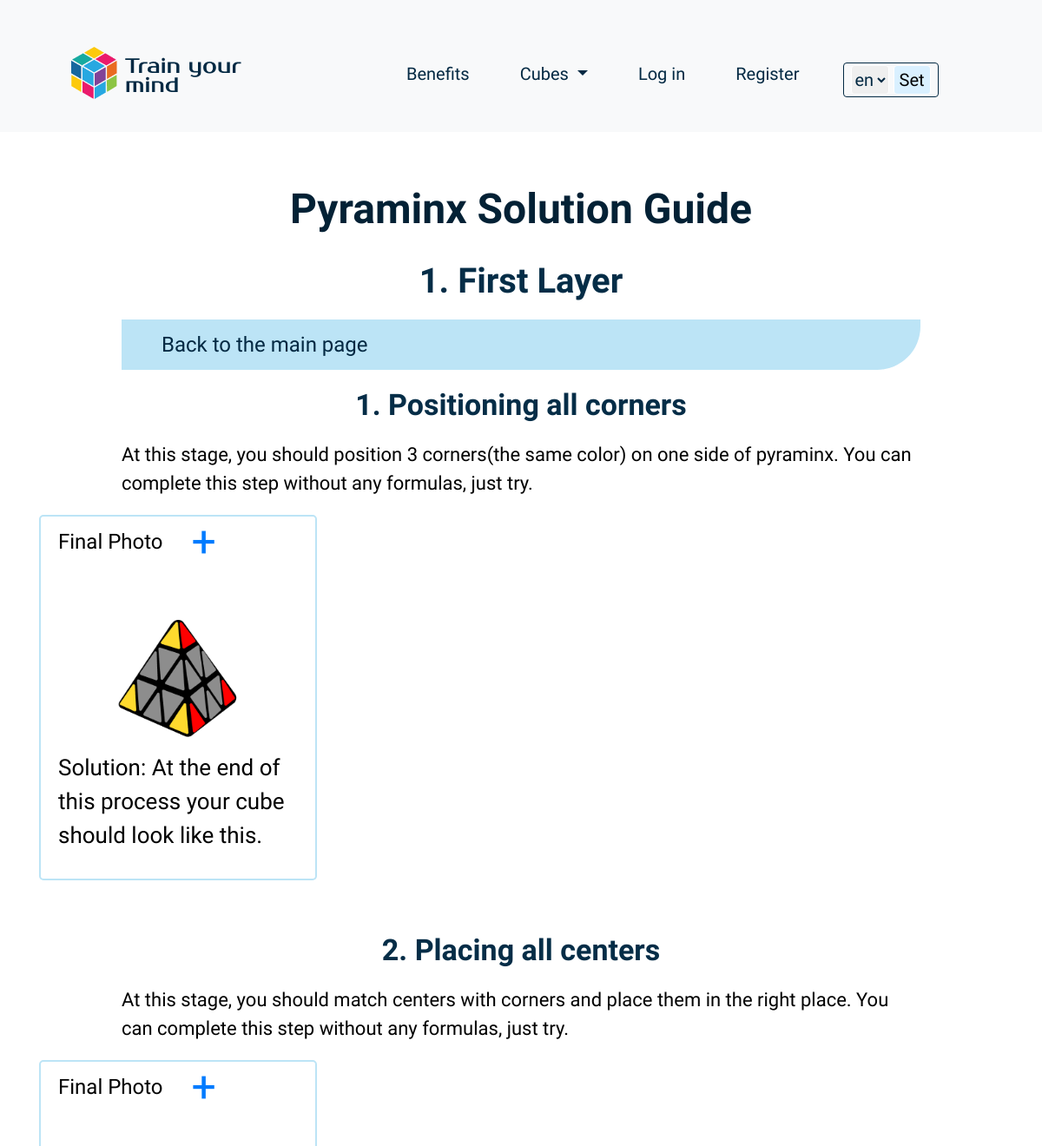
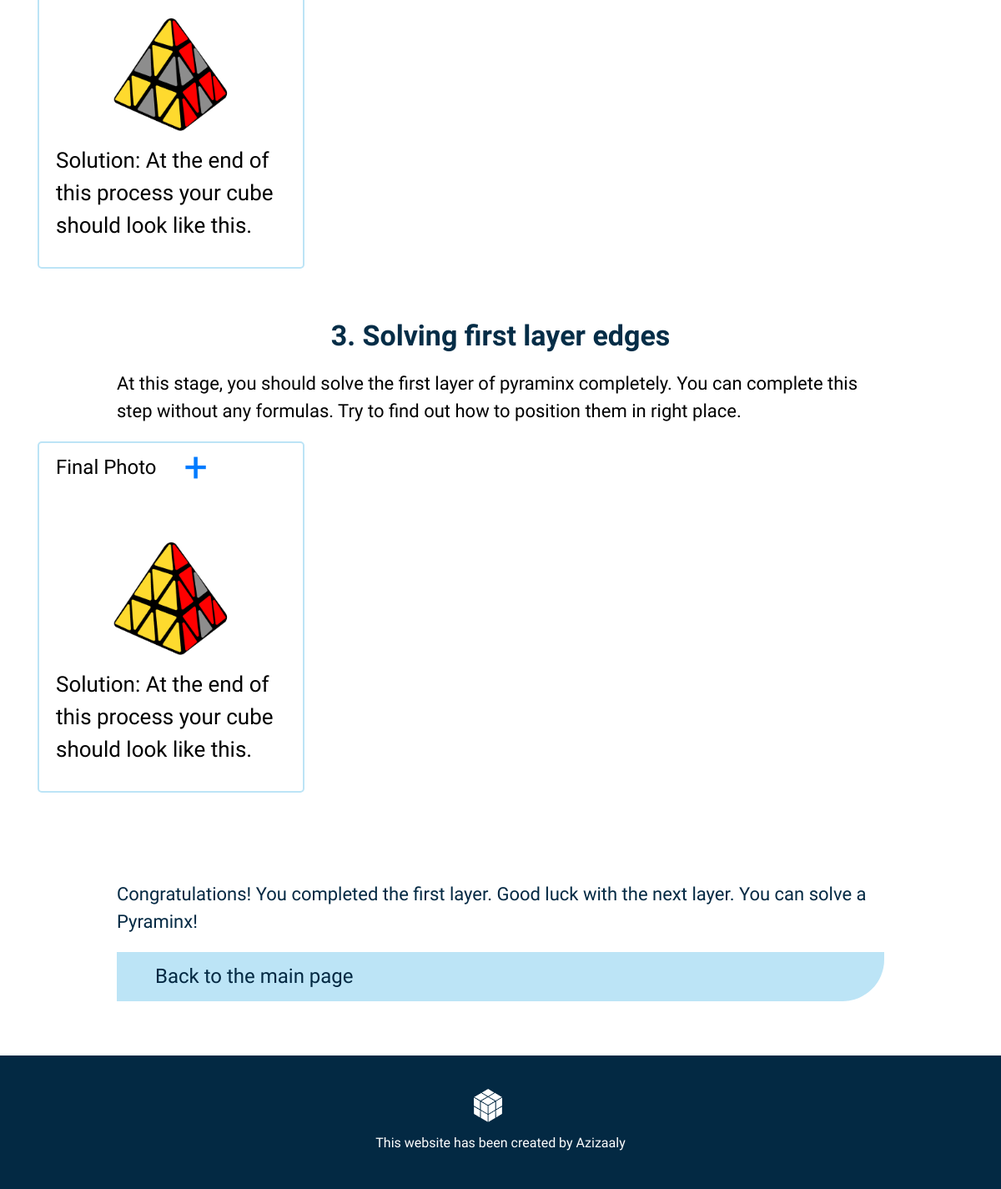
The app's page /step/5/ with its own data (2 pictures, top to bottom).
### cubic/models.py (models this page shows, shortened)
class Cubes(models.Model):
    name_en = models.CharField(max_length=100)
    text_en = models.TextField(null=True, blank=True)
    congra_text_en = models.TextField(null=True, blank=True)
    name_uz = models.CharField(max_length=100)
    text_uz = models.TextField(null=True, blank=True)
    congra_text_uz = models.TextField(null=True, blank=True)

class Steps(models.Model):
    cube = models.ForeignKey(Cubes, related_name="steps", on_delete=models.CASCADE)
    step_name_en = models.CharField(max_length=100)
    congra_text_en = models.TextField(null=True, blank=True)
    step_name_uz = models.CharField(max_length=100)
    congra_text_uz = models.TextField(null=True, blank=True)

class StepsStep(models.Model):
    main_step = models.ForeignKey(Steps, related_name="step", on_delete=models.CASCADE)
    step_name_en = models.CharField(max_length=100)
    extra_text_en = models.TextField(null=True, blank=True)
    step_name_uz = models.CharField(max_length=100)
    extra_text_uz = models.TextField(null=True, blank=True)

class Card(models.Model):
    step = models.ForeignKey(StepsStep, related_name="cards", on_delete=models.CASCADE)
    img = models.ImageField(upload_to='cubes/solution')
    solution = models.CharField(max_length=100)
    saved = models.ManyToManyField(User, related_name="saved_solution_card", blank=True)
    name_en = models.CharField(max_length=100)
    extra_text_en = models.TextField(null=True, blank=True)
    name_uz = models.CharField(max_length=100)
    extra_text_uz = models.TextField(null=True, blank=True)
    solution_uz = models.CharField(max_length=100, null=True, blank=True)

### cubic/views.py (the view)
# urls.py: path("step/<int:pk>/", views.StepDetailView.as_view(), name="step-detail"),
class StepDetailView(DetailView):
    model = Steps
    template_name = "cubic/step.html"
    context_object_name = "step"
    def get_context_data(self, *args, **kwargs):
        context = super(StepDetailView, self).get_context_data(*args, **kwargs)
        step = get_object_or_404(Steps, id=self.kwargs['pk'])
        cube = step.cube
        cubes = Cubes.objects.all()
        cards = Card.objects.all()
        saved_cards = []
        for item in cards:
            if item.saved.filter(id=self.request.user.id).exists():
                    saved_cards.append(item)
        context['saved_cards'] = saved_cards
        context["cubes"] = cubes
        context["cube"] = cube
        return context

### cubic/templates/cubic/step.html (shortened to what this page needs)
{% extends "cubic/layout.html" %}
{% load i18n %}
{% load static %}
{% block body %}
<header class="header">
    <div class="container">
        <div class="row">
            <div class="col-lg-12">
                <div class="process">
                    <h1>
                        {% get_current_language as LANGUAGE_CODE %}
                        {% if LANGUAGE_CODE == 'uz' %}
                            {{cube.name_uz}} bo`yicha qo`llanma
                        {% else %}
                            {{cube.name_en}} Solution Guide
                        {% endif %}
                    </h1>
                    <h2 class="step_name">
                        {% if LANGUAGE_CODE == 'uz' %}
                            {{step.step_name_uz}}
                        {% else %}
                            {{step.step_name_en}}
                        {% endif %}
                    </h2>
                </div>
            </div>
        </div>
        <div class="row">
            <div class="col-lg-10 m-auto">
                <a class="step-title" href="{% url 'cube-detail' cube.id %}">
                    <div class="step__box d-flex">
                        <h4 class="step__box__name">
                            {% if LANGUAGE_CODE == 'uz' %}
                                Asosiy sahifaga
                            {% else %}
                                Back to the main page
                            {% endif %}
                        </h4>
                    </div>
                </a>
            </div>
        </div>
    </div>
</header>
<section class="steps">
    <div class="container">
        {% for step in step.step.all %}
        <div class="row">
            <div class="col-lg-12">
                <h2 class="steps_step_name">
                    {% if LANGUAGE_CODE == 'uz' %}
                        {{step.step_name_uz}}
                    {% else %}
                        {{step.step_name_en}}
                    {% endif %}
                </h2>
            </div>
        </div>
        <div class="row">
            <div class="col-lg-10 m-auto">
                <p class="explanation__text">
                    {% if LANGUAGE_CODE == 'uz' %}
                        {{step.extra_text_uz | safe}}
                    {% else %}
                        {{step.extra_text_en|safe }}
                    {% endif %}
                </p>
            </div>
        </div>
        <div class="row cube-row">
            {% for card in step.cards.all %}
                <div class="col-lg-4 col-6">
                    <div class="cube-card card">
                        <div class="card_name_box d-flex">
                            <h4 class="card__name-text">
                                {% if LANGUAGE_CODE == 'uz' %}
                                    {{card.name_uz}}
                                {% else %}
                                    {{card.name_en}}
                                {% endif %}
                            </h4>
                            <form action="{% url 'save-remove' card.pk %}" method="POST">
                                    <button type="submit" name="card_id" value="{{card.id}}" class="ml-auto card-save-button btn btn-link">
                                        {% if card  in saved_cards %}
                                            -
                                        {% else %}
                                            +
                                        {% endif %}
                                    </button>
                            </form>
                        </div>
                        <img class="cube-card-img m-auto"  src="{{ card.img.url }}" alt="case photo">
                        <p class="card__solution-text">
                            {% if LANGUAGE_CODE == 'uz' %}
                                Yechim:
                                {% if card.solution_uz %}
                                    {{card.solution_uz}}
                                {% else %}
                                    {{card.solution|safe}}
                                {% endif %}
                            {% else %}
                                Solution: {{card.solution|safe}}
                            {% endif %}
                        </p>
                    </div>
                </div>
            {% endfor %}
        </div>
        {% endfor %}
    </div>
</section>
<section class="congratulations">
    <div class="container">
        <div class="row">
            <div class="col-lg-10 m-auto">
                <p class="congra__text">
                    {% if LANGUAGE_CODE == 'uz' %}
                        {{step.congra_text_uz}}
                    {% else %}
                        {{step.congra_text_en}}
                    {% endif %}
                </p>
            </div>
        </div>
        <div class="row">
            <div class="col-lg-10 m-auto">
                <a class="step-title" href="{% url 'cube-detail' cube.id %}">
                    <div class="step__box d-flex">
                        <h4 class="step__box__name">
                            {% if LANGUAGE_CODE == 'uz' %}
                                Asosiy sahifaga
                            {% else %}
                                Back to the main page
                            {% endif %}
                        </h4>
                    </div>
                </a>
            </div>
        </div>
    </div>
</section>
{% endblock %}

### cubic/static/cubic/main.css (style rules this page uses)
body { padding: 0; margin: 0; font-family: 'Quantico', sans-serif; font-size: 26px; color: #010101; }
h1, h2, h3, h4, h5, h6, p { margin: 0; padding: 0; }
* { box-sizing: border-box; }
.step__box__name { color: #032943; }
.process { margin-top: 30px; }
h1 { margin: 0 auto; text-align:center; font-weight: 700; font-size: 48px; margin-bottom: 30px; color: #032135; }
.step_name { margin: 0 auto; text-align:center; font-weight: 700; font-size: 40px; margin-bottom: 20px; color: #052d47; }
.steps_step_name { margin: 0 auto; text-align:center; font-weight: 700; font-size: 34px; margin-bottom: 20px; color: #052d47; font-family: ABeeZee; }
.explanation__text { font-size: 22px; margin-bottom: 20px; font-family: ABeeZee; }
.step__box { background: #BCE4F6; border-radius: 0px 0px 50px 0px; padding: 15px 46px; margin-bottom: 20px; }
.card__name-text { margin: 15px 20px; }
.card__solution-text { margin: 10px 20px; }
.cube-card { border-radius: 5px; border: 2px solid #BCE4F6; width: 320px; margin-bottom: 60px; }
.cube-card img { height: 160px; }
.congratulations { margin: 45px 0; }
.congra__text { font-size: 22px; margin-bottom: 20px; font-family: ABeeZee; color: #032943; }
.card-save-button { margin-left: auto; margin-top: -15px; margin-right: 20px; font-size: 50px; }

### records on screen
Cubes: name_en "Pyraminx"
Steps: step_name_en "1. First Layer", congra_text_en "Congratulations! You completed the first layer. Good luck with the next layer. You can solve a Pyraminx!"
StepsStep: step_name_en "1. Positioning all corners", extra_text_en "At this stage, you should position 3 corners(the same color) on one side of pyraminx. You can complete this step without any formulas, just try."
Card: name_en "Final Photo", {{ card.id }} 28 (drawn), img (picture), solution "At the end of this process your cube should look like this."
StepsStep: step_name_en "2. Placing all centers", extra_text_en "At this stage, you should match centers with corners and place them in the right place. You can complete this step without any formulas, just try."
Card: name_en "Final Photo", {{ card.id }} 29 (drawn), img (picture), solution "At the end of this process your cube should look like this."
StepsStep: step_name_en "3. Solving first layer edges", extra_text_en "At this stage, you should solve the first layer of pyraminx completely. You can complete this step without any formulas. Try to find out how to position them in right place."
Card: name_en "Final Photo", {{ card.id }} 30 (drawn), img (picture), solution "At the end of this process your cube should look like this."
